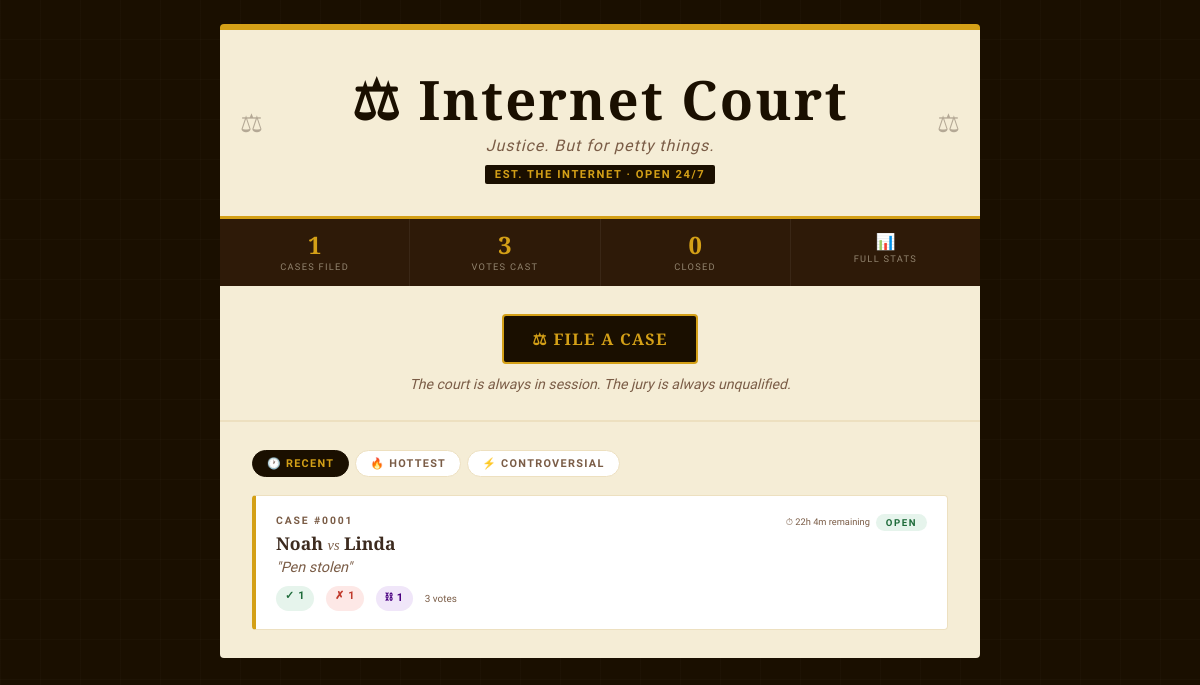
Before: / with the older database file.
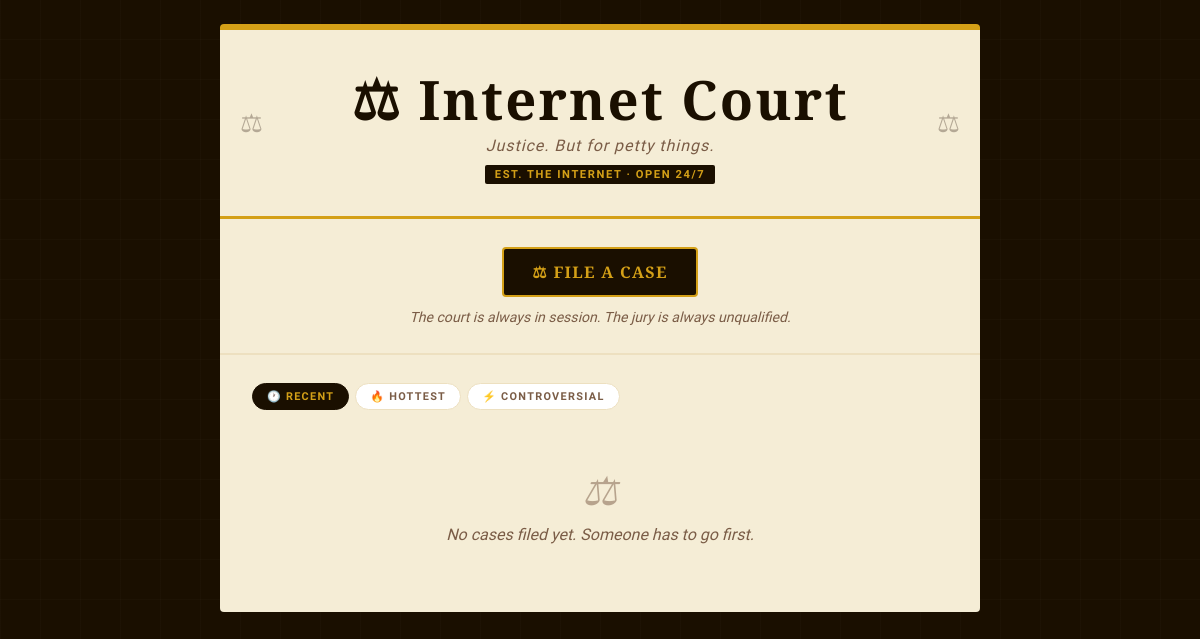
After: the same page with the newer database file.
### tables this page shows
CREATE TABLE cases (
    id INTEGER PRIMARY KEY AUTOINCREMENT,
    plaintiff TEXT NOT NULL,
    defendant TEXT NOT NULL,
    charge TEXT NOT NULL,
    evidence TEXT NOT NULL,
    guilty_votes INTEGER DEFAULT 0,
    not_guilty_votes INTEGER DEFAULT 0,
    life_sentence_votes INTEGER DEFAULT 0,
    react_lol INTEGER DEFAULT 0,
    react_rage INTEGER DEFAULT 0,
    react_shock INTEGER DEFAULT 0,
    react_salute INTEGER DEFAULT 0,
    status TEXT DEFAULT 'open',
    created_at TIMESTAMP DEFAULT CURRENT_TIMESTAMP
);

### app.py (the view)
@app.route("/")
def home():
    sort = request.args.get("sort", "recent")
    conn = get_db_connection()
    if sort == "hot":
        order = "(guilty_votes + not_guilty_votes + life_sentence_votes) DESC"
    elif sort == "controversial":
        order = "ABS(guilty_votes - not_guilty_votes) ASC, (guilty_votes + not_guilty_votes + life_sentence_votes) DESC"
    else:
        order = "created_at DESC"
    raw_cases = conn.execute(f"SELECT * FROM cases ORDER BY {order}").fetchall()
    overview  = conn.execute("""
        SELECT
            COUNT(*) AS total_cases,
            SUM(guilty_votes + not_guilty_votes + life_sentence_votes) AS total_votes
        FROM cases
    """).fetchone()
    conn.close()
    cases = []
    closed_count = 0
    for c in raw_cases:
        status = case_status(c)
        if status == "closed":
            closed_count += 1
        cases.append({"row": c, "status": status, "time_remaining": time_remaining(c)})
    stats = {
        "total_cases":  overview["total_cases"]  or 0,
        "total_votes":  overview["total_votes"]  or 0,
        "closed_cases": closed_count,
    }
    return render_template("index.html", cases=cases, sort=sort, stats=stats)

### app.py (called while the page is built)
def get_db_connection():
    conn = sqlite3.connect(DATABASE)
    conn.row_factory = sqlite3.Row
    return conn

def is_expired(case_row):
    raw = case_row["created_at"]
    if not raw:
        return False
    try:
        created = datetime.strptime(str(raw), "%Y-%m-%d %H:%M:%S").replace(tzinfo=timezone.utc)
    except ValueError:
        return False
    age_hours = (datetime.now(timezone.utc) - created).total_seconds() / 3600
    return age_hours >= CASE_LIFETIME_HOURS

def case_status(case_row):
    if is_expired(case_row):
        return "closed"
    return case_row["status"] or "open"

def time_remaining(case_row):
    raw = case_row["created_at"]
    if not raw:
        return None
    try:
        created = datetime.strptime(str(raw), "%Y-%m-%d %H:%M:%S").replace(tzinfo=timezone.utc)
    except ValueError:
        return None
    seconds_left = (CASE_LIFETIME_HOURS * 3600) - (datetime.now(timezone.utc) - created).total_seconds()
    if seconds_left <= 0:
        return None
    hours, rem = divmod(int(seconds_left), 3600)
    mins = rem // 60
    if hours > 0:
        return f"{hours}h {mins}m remaining"
    return f"{mins}m remaining"

### templates/index.html (shortened to what this page needs)
<!DOCTYPE html>
<html lang="en">
<head>
  <link rel="stylesheet" href="{{ url_for('static', filename='style.css') }}">
</head>
<body>
  <div class="container">
    <header class="court-header">
      <div class="court-title">⚖ Internet Court</div>
      <div class="court-tagline">Justice. But for petty things.</div>
      <div class="case-number-badge">Est. The Internet · Open 24/7</div>
    </header>
    {% if stats and stats.total_cases %}
    <div class="stats-bar">
      <div class="stat-cell">
        <span class="stat-num">{{ stats.total_cases }}</span>
        <span class="stat-lbl">Cases Filed</span>
      </div>
      <div class="stat-cell">
        <span class="stat-num">{{ stats.total_votes or 0 }}</span>
        <span class="stat-lbl">Votes Cast</span>
      </div>
      <div class="stat-cell">
        <span class="stat-num">{{ stats.closed_cases or 0 }}</span>
        <span class="stat-lbl">Closed</span>
      </div>
      <div class="stat-cell">
        <a href="/stats" style="text-decoration:none;">
          <span class="stat-num" style="font-size:1rem;">📊</span>
          <span class="stat-lbl">Full Stats</span>
        </a>
      </div>
    </div>
    {% endif %}
    <div class="panel" style="text-align:center; padding-top:28px; padding-bottom:28px; border-radius:0;">
      <a href="/create" class="btn-primary">⚖ File a Case</a>
      <p style="margin-top:12px; font-style:italic; color:var(--ink-faint); font-size:0.88rem;">
        The court is always in session. The jury is always unqualified.
      </p>
    </div>
    <div class="panel" style="border-top:2px solid var(--parch-dim); border-radius:0 0 4px 4px;">
      <div class="sort-tabs">
        <a href="/?sort=recent" class="sort-tab {{ 'active' if sort == 'recent' else '' }}">🕐 Recent</a>
        <a href="/?sort=hot" class="sort-tab {{ 'active' if sort == 'hot' else '' }}">🔥 Hottest</a>
        <a href="/?sort=controversial" class="sort-tab {{ 'active' if sort == 'controversial' else '' }}">⚡ Controversial</a>
      </div>
      {% if cases %}
      <ul class="case-list">
        {% for item in cases %}
        {% set case = item.row %}
        {% set status = item.status %}
        {% set t_left = item.time_remaining %}
        {% set total_votes = case.guilty_votes + case.not_guilty_votes + case.life_sentence_votes %}
        <li>
          <a href="/case/{{ case.id }}" style="text-decoration:none;">
            <div class="case-card">
              <div style="display:flex; justify-content:space-between; align-items:flex-start; gap:8px; flex-wrap:wrap;">
                <div class="case-card-id">Case #{{ '%04d' % case.id }}</div>
                <div style="display:flex;gap:6px;align-items:center;flex-wrap:wrap;">
                  {% if status == 'open' and t_left %}
                  <span style="font-family:'Courier Prime',monospace;font-size:0.58rem;color:var(--ink-faint);">⏱ {{ t_left }}</span>
                  {% endif %}
                  <span class="status-badge {{ status }}">{{ status|upper }}</span>
                </div>
              </div>
              <div class="case-card-parties">
                {{ case.plaintiff }}
                <span class="vs">vs</span>
                {{ case.defendant }}
              </div>
              <div class="case-card-charge">"{{ case.charge }}"</div>
              <div class="case-card-meta">
                <span class="vote-pill not-guilty">✓ {{ case.not_guilty_votes }}</span>
                <span class="vote-pill guilty">✗ {{ case.guilty_votes }}</span>
                <span class="vote-pill life">⛓ {{ case.life_sentence_votes }}</span>
                {% if total_votes > 0 %}
                <span style="font-family:'Courier Prime',monospace;font-size:0.62rem;color:var(--ink-faint);align-self:center;">
                  {{ total_votes }} vote{{ 's' if total_votes != 1 else '' }}
                </span>
                {% endif %}
              </div>
            </div>
          </a>
        </li>
        {% endfor %}
      </ul>
      {% else %}
      <div class="empty-state">
        <span class="empty-icon">⚖</span>
        No cases filed yet. Someone has to go first.
      </div>
      {% endif %}
    </div>
  </div>
</body>
</html>

### static/style.css (style rules this page uses)
:root { --wood: #1A0F00; --wood-mid: #2E1A08; --parchment: #F5EDD6; --parch-dim: #EDE0C0; --ink: #3D2B1F; --ink-faint: #7A5C46; --gold: #D4A017; --gold-dim: #A87B0E; --guilty: #C0392B; --not-guilty:#1E6B3A; --life: #4A0080; --radius: 4px; --shadow: 0 2px 12px rgba(26,15,0,0.18); }
*, *::before, *::after { box-sizing: border-box; margin: 0; padding: 0; }
body { font-family: 'IM Fell English', Georgia, serif; background-color: var(--wood); background-image: repeating-linear-gradient( 90deg, rgba(255,255,255,0.015) 0px, rgba(255,255,255,0.015) 1px, transparent 1px, transparent 40px ), repeating-linear-gradient( 0deg, rgba(255,255,255,0.015) 0px, rgba(255,255,255,0.015) 1px, transparent 1px, transparent 40px ); min-height: 100vh; color: var(--ink); padding: 24px 16px 60px; }
a { color: var(--gold); text-decoration: none; }
.container { max-width: 760px; margin: 0 auto; }
.court-header { text-align: center; padding: 40px 20px 32px; background: var(--parchment); border-top: 6px solid var(--gold); border-bottom: 3px solid var(--gold); border-radius: var(--radius) var(--radius) 0 0; position: relative; }
.court-header::before, .court-header::after { content: '⚖'; position: absolute; top: 50%; transform: translateY(-50%); font-size: 1.6rem; opacity: 0.35; }
.court-header::before { left: 20px; }
.court-header::after { right: 20px; }
.court-title { font-family: 'Playfair Display', serif; font-size: clamp(2rem, 6vw, 3.4rem); font-weight: 900; letter-spacing: 0.04em; color: var(--wood); line-height: 1.1; }
.court-tagline { font-family: 'IM Fell English', serif; font-style: italic; color: var(--ink-faint); font-size: 1rem; margin-top: 6px; letter-spacing: 0.06em; }
.case-number-badge { display: inline-block; font-family: 'Courier Prime', monospace; font-size: 0.7rem; font-weight: 700; letter-spacing: 0.14em; text-transform: uppercase; background: var(--wood); color: var(--gold); padding: 3px 10px; border-radius: 2px; margin-top: 10px; }
.panel { background: var(--parchment); padding: 28px 32px; border-radius: 0 0 var(--radius) var(--radius); }
.panel + .panel { border-top: 2px solid var(--parch-dim); }
.btn-primary { display: inline-block; font-family: 'Playfair Display', serif; font-weight: 700; font-size: 1rem; letter-spacing: 0.08em; background: var(--wood); color: var(--gold); border: 2px solid var(--gold); padding: 12px 28px; border-radius: var(--radius); cursor: pointer; transition: background 0.2s, color 0.2s; text-transform: uppercase; }
.empty-state { text-align: center; padding: 40px 20px; font-style: italic; color: var(--ink-faint); }
.empty-state .empty-icon { font-size: 2.5rem; display: block; margin-bottom: 10px; opacity: 0.5; }
.sort-tabs { display: flex; gap: 6px; margin-bottom: 18px; flex-wrap: wrap; }
.sort-tab { font-family: 'Courier Prime', monospace; font-size: 0.68rem; font-weight: 700; letter-spacing: 0.12em; text-transform: uppercase; padding: 6px 14px; border-radius: 20px; border: 1px solid var(--parch-dim); background: white; color: var(--ink-faint); text-decoration: none; transition: all 0.15s; }
.sort-tab.active { background: var(--wood); color: var(--gold); border-color: var(--wood); }

Changed rows visible on the page:
removed cases: id "0001", t_left "22h 4m remaining", status "OPEN", plaintiff "Noah", defendant "Linda", charge "Pen stolen", not_guilty_votes "1", guilty_votes "1", life_sentence_votes "1", total_votes "3", value "s"
Other visible differences:
{{ stats.total_cases }}: "1" → (not shown)
{{ stats.total_votes or 0 }}: "3" → (not shown)
{{ stats.closed_cases or 0 }}: "0" → (not shown)
text no longer shown: "CASES FILED VOTES CAST CLOSED 📊 FULL STATS"
text now shown: "⚖ No cases filed yet. Someone has to go first."
